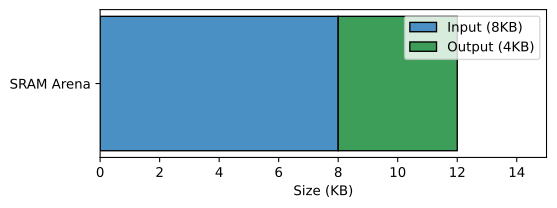

Reproduce this figure in Python.
import os
import matplotlib.pyplot as plt

fig, ax = plt.subplots(figsize=(6, 2))
ax.barh('SRAM Arena', 8, color='#4a90c4', edgecolor='black', label='Input (8KB)')
ax.barh('SRAM Arena', 4, left=8, color='#3d9e5a', edgecolor='black', label='Output (4KB)')
ax.set_xlim(0, 15)
ax.set_xlabel('Size (KB)')
ax.legend()

out = os.environ.get('VISUAL_OUT_PATH', 'out.svg')
plt.savefig(out, format='svg', bbox_inches='tight')
